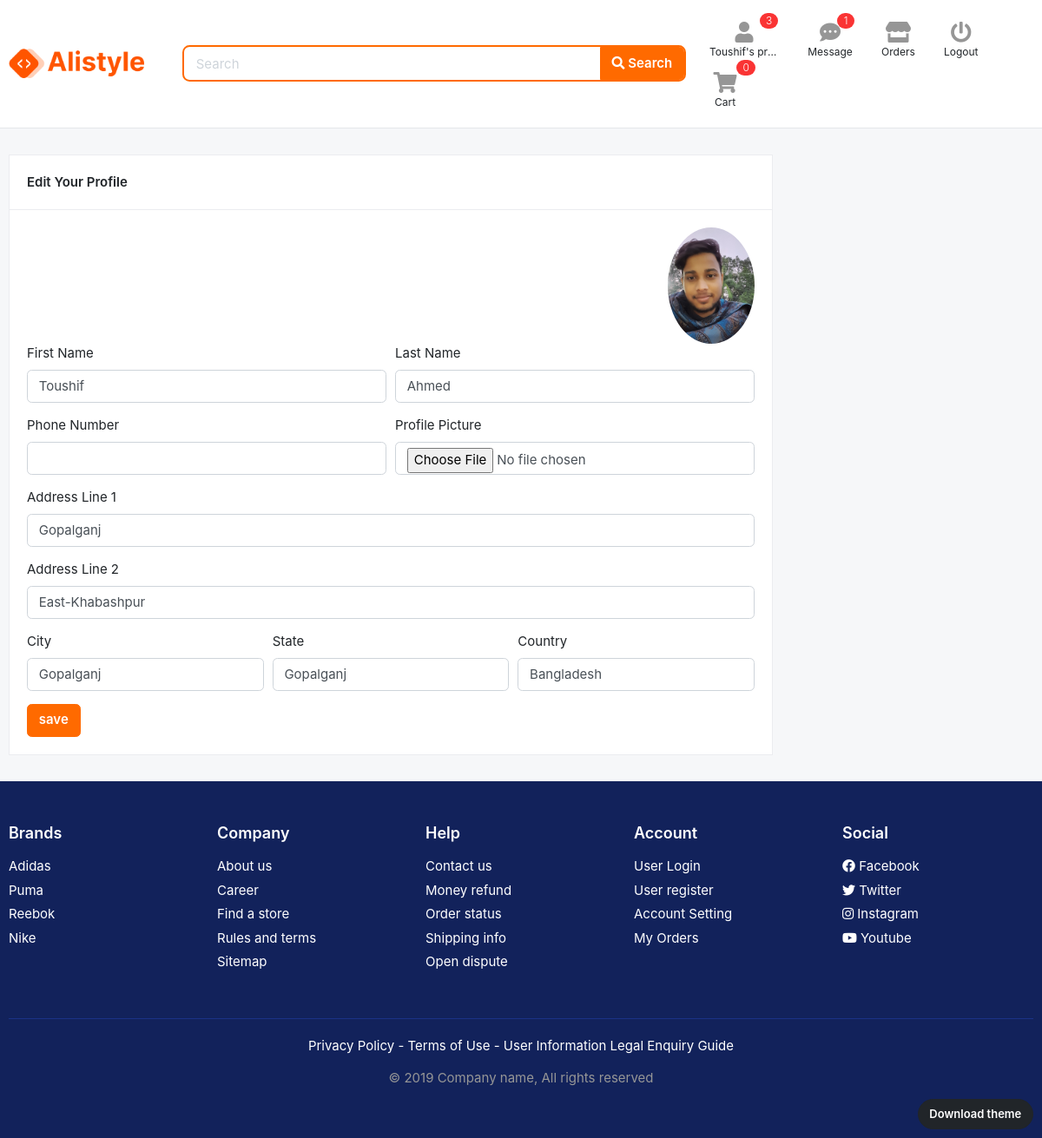
The page /accounts/edit_profile/6/ (signed in) on the database its author committed.
### app_admin_account/models.py (models this page shows, shortened)
class Account(AbstractBaseUser):
    first_name = models.CharField(max_length=50)
    last_name = models.CharField(max_length=50)
    username = models.CharField(max_length=50, unique=True)
    email = models.EmailField(max_length=100,unique=True)
    phone_number = models.CharField(max_length=50)
    date_joined = models.DateTimeField(auto_now_add=True)
    last_login = models.DateTimeField(auto_now_add=True)
    is_admin = models.BooleanField(default=False)
    is_staff = models.BooleanField(default=False)
    is_active = models.BooleanField(default=False)
    is_superadmin = models.BooleanField(default=False)
    USERNAME_FIELD = 'email'
    REQUIRED_FIELDS = ['username','first_name','last_name']
    objects = MyAccountManager()

class UserProfile(models.Model):
    user = models.OneToOneField(Account, on_delete=models.CASCADE)
    address_line_1 = models.CharField(max_length=100, blank=True)
    address_line_2 = models.CharField(max_length=100, blank=True)
    profile_picture = models.ImageField(blank=True,upload_to='photos/app_account')
    city = models.CharField(blank=True, max_length=100)
    state = models.CharField(blank=True, max_length=100)
    country = models.CharField(blank=True, max_length=255)

### app_admin_account/views.py (the view)
# urls.py: path('edit_profile/<int:user_id>/',views.edit_profile,name='edit_profile'),
@login_required(login_url= 'login')
def edit_profile(request, user_id):
    userprofile = get_object_or_404(UserProfile, user__id = user_id)
    if request.method == 'POST':
        user_form = UserForm(request.POST, instance = request.user)
        profile_form = UserProfileForm(request.POST, request.FILES, instance = userprofile)
        if user_form.is_valid() and profile_form.is_valid():
            user_form.save()
            profile_form.save()
            messages.success(request, "User Profile Updated Successfully")
            return redirect ('dashboard')
    else:
        user_form = UserForm(instance = request.user)
        profile_form = UserProfileForm(instance = userprofile)
    return render(request,"app_account/edit_profile.html",{
        'user_form':user_form,
        'profile_form':profile_form,
        'userprofile':userprofile,
    })

### app_admin_account/forms.py
class UserForm(forms.ModelForm):
    class Meta:
        model =Account
        fields=('first_name','last_name','phone_number')
    def __init__(self, *args, **kwargs):
        super(UserForm, self).__init__(*args, **kwargs)
        for field in self.fields:
            self.fields[field].widget.attrs['class'] = 'form-control'

class UserProfileForm(forms.ModelForm):
    profile_picture=forms.ImageField(required=False,error_messages={'invalid':("image files only")},widget=forms.FileInput)
    class Meta:
        model=UserProfile
        fields=('address_line_1','address_line_2','city','state','country','profile_picture')
    def __init__(self, *args, **kwargs):
        super(UserProfileForm, self).__init__(*args, **kwargs)
        for field in self.fields:
            self.fields[field].widget.attrs['class'] = 'form-control'

### app_brand/context_processor.py (called while the page is built)
def menu_links_brand(request):
    links = Brand.objects.all()
    return dict(b_links = links)

### app_cart/context_processor.py (called while the page is built)
def counter(request):
    cart_count = 0
    if 'admin' in request.path:
        return{}
    else:
        if request.user.is_authenticated:
            cart_items = CartItem.objects.filter(user = request.user)
        else:
            cart = Cart.objects.filter(cart_id = _cart_id(request))
            cart_items = CartItem.objects.all().filter(cart = cart[:1])
        for cart_item in cart_items:
            cart_count += cart_item.quantity
    return dict(cart_count=cart_count)

### app_category/context_processor.py (called while the page is built)
def menu_links(request):
    all_cat = Category.objects.all()
    links = Category.objects.all().filter(is_popular = True)[:3]
    return dict(links = links,all_cat = all_cat)

### templates/app_account/edit_profile.html (shortened to what this page needs)
{% extends 'base.html' %}
{% load static %}
{% block content %}
<section class="section-conten padding-y bg">
    <div class="container">
        <div class="row">
        <main class="col-md-9">
            <article class="card">
            <header class="card-header">
                <strong class="d-inline-block mr-3">Edit Your Profile</strong>
            </header>
            <div class="card-body">
                <div class="text-right">
                    <img width="100" style="border-radius: 50%;" src="{{userprofile.profile_picture.url}}" alt="profile_picture">
                </div>
                <div class="row">
                    <div class="col-md-12">
                      <form action="{% url 'edit_profile' user.id %}" method="POST"enctype="multipart/form-data">
                          <div class="form-row">
                             <div class="form-group col-md-6">
                                 <label>First Name</label>
                                 {{user_form.first_name}}
                             </div>
                             <div class="form-group col-md-6">
                                <label>Last Name</label>
                                {{user_form.last_name}}
                            </div>
                          </div>
                          <div class="form-row">
                            <div class="form-group col-md-6">
                                <label>Phone Number</label>
                                {{user_form.phone_number}}
                            </div>
                            <div class="form-group col-md-6">
                               <label>Profile Picture</label>
                               {{profile_form.profile_picture}}
                           </div>
                         </div>
                         <div class="form-group">
                            <label>Address Line 1</label>
                            {{profile_form.address_line_1}}
                           </div>
                           <div class="form-group">
                                <label>Address Line 2</label>
                                {{profile_form.address_line_2}}
                           </div>
                           <div class="form-row">
                            <div class="form-group col-md-4">
                                <label>City</label>
                                {{profile_form.city}}
                            </div>
                            <div class="form-group col-md-4">
                               <label>State</label>
                               {{profile_form.state}}
                           </div>
                           <div class="form-group col-md-4">
                            <label>Country</label>
                            {{profile_form.country}}
                        </div>
                         </div>
                         <input class="btn btn-primary" type="submit" value="save">
                      </form>
                    </div>
                </div>
            </div>
            </article>
        </main>
    </div>
    </div>
    </section>
{% endblock %}

### templates/includes/header.html (shortened to what this page needs)
{% load static %}
<header class="section-header">
    <section class="header-main border-bottom">
        <div class="container">
            <div class="row align-items-center">
                <div class="col-xl-2 col-lg-3 col-md-12">
                    <a href="{% url "home" %}" class="brand-wrap">
                        <img class="logo" src="{% static "images/logo.png" %}">
                    </a>
                </div>
                <div class="col-xl-6 col-lg-5 col-md-6">
                    <form action="#" class="search-header">
                        <div class="input-group w-100">
                            <input type="text" class="form-control" placeholder="Search">
                            <div class="input-group-append">
                              <button class="btn btn-primary" type="submit">
                                <i class="fa fa-search"></i> Search
                              </button>
                            </div>
                        </div>
                    </form>
                </div>
                <div class="col-xl-4 col-lg-4 col-md-6">
                    <div class="widgets-wrap float-md-right">
                        {% if user.id is not None %}
                        <div class="widget-header mr-3">
                            <a href="{% url 'dashboard' %}" class="widget-view">
                                <div class="icon-area">
                                    <i class="fa fa-user"></i>
                                    <span class="notify">3</span>
                                </div>
                                <small class="text"> {{user.first_name}}'s profile </small>
                            </a>
                        </div>
                        <div class="widget-header mr-3">
                            <a href="#" class="widget-view">
                                <div class="icon-area">
                                    <i class="fa fa-comment-dots"></i>
                                    <span class="notify">1</span>
                                </div>
                                <small class="text"> Message </small>
                            </a>
                        </div>
                        <div class="widget-header mr-3">
                            <a href="#" class="widget-view">
                                <div class="icon-area">
                                    <i class="fa fa-store"></i>
                                </div>
                                <small class="text"> Orders </small>
                            </a>
                        </div>
                        <div class="widget-header mr-3">
                            <a href="{% url 'logout' %}" class="widget-view">
                                <div class="icon-area">
                                    <i class="fa fa-power-off"></i>
                                </div>
                                <small class="text"> Logout </small>
                            </a>
                        </div>
                        {% endif %}
                        <div class="widget-header">
                            <a href="{% url "cart" %}" class="widget-view">
                                <div class="icon-area">
                                    <i class="fa fa-shopping-cart"></i>
                                </div>
                                <span class="badge badge-pill badge-danger notify">{{cart_count}}</span>
                                <small class="text"> Cart </small>
                            </a>
                        </div>
                    </div>
                </div>
            </div>
        </div>
    </section>
    </header>

### static/css/ui.css (style rules this page uses)
html { font-family:'Inter', sans-serif;font-size:15px }
.padding-y { padding-top:30px;padding-bottom:30px }
article:after,.form-group:after { display:block;clear:both;content:"" }
.bg { background-color:#f6f7f9 }
.section-header { background-color:#fff;-webkit-box-shadow:0 0 3px rgba(51,51,51,0.15);box-shadow:0 0 3px rgba(51,51,51,0.15) }
.header-main { position:relative;padding-top:1rem;padding-bottom:1rem }
.brand-wrap .logo,.navbar-brand .logo { margin-right:7px;max-height:34px;display:inline-block }
.search-header { border:2px solid #ff6a00;border-radius:.55rem }
.search-header .form-control,.search-header .custom-select { border-color:transparent }
.widget-header { display:inline-block;vertical-align:middle;position:relative }
.widget-header .widget-view { padding:5px 7px;display:inline-block;position:relative;text-align:center }
.widget-header .icon-area { font-size:24px;display:inline-block;width:36px;height:30px;color:#969696 }
.widget-header .icon-area .notify { position:absolute;top:0px;right:8% }
.widget-header .text { max-width:80px;overflow:hidden;text-overflow:ellipsis;white-space:nowrap;display:block;line-height:1.2 }
.widget-header a { color:#212529 }
.notify { position:absolute;top:-4px;right:-10px;display:inline-block;padding:.25em .6em;font-size:12px;line-height:1;text-align:center;font-weight:300;border-radius:3rem;color:#fff;background-color:#fa3434 }
body { background-color:#f6f7f9 }

### rows shown on the page
Account: first_name "Toushif", last_name "Ahmed"
UserProfile: profile_picture (picture), address_line_1 "Gopalganj", address_line_2 "East-Khabashpur", city "Gopalganj", state "Gopalganj", country "Bangladesh"

### other values the page prints
{{ cart_count }} "0"
